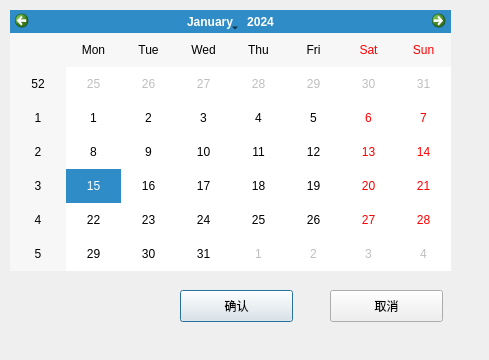
<?xml version="1.0" encoding="UTF-8"?>
<ui version="4.0">
 <class>CalendarDialog</class>
 <widget class="QDialog" name="CalendarDialog">
  <property name="geometry">
   <rect>
    <x>0</x>
    <y>0</y>
    <width>489</width>
    <height>360</height>
   </rect>
  </property>
  <property name="windowTitle">
   <string>Calendar</string>
  </property>
  <widget class="QCalendarWidget" name="calendarWidget">
   <property name="geometry">
    <rect>
     <x>10</x>
     <y>10</y>
     <width>441</width>
     <height>261</height>
    </rect>
   </property>
  </widget>
  <widget class="QPushButton" name="yep">
   <property name="geometry">
    <rect>
     <x>180</x>
     <y>290</y>
     <width>113</width>
     <height>32</height>
    </rect>
   </property>
   <property name="text">
    <string>确认</string>
   </property>
  </widget>
  <widget class="QPushButton" name="cancel">
   <property name="geometry">
    <rect>
     <x>330</x>
     <y>290</y>
     <width>113</width>
     <height>32</height>
    </rect>
   </property>
   <property name="text">
    <string>取消</string>
   </property>
  </widget>
 </widget>
 <resources/>
 <connections/>
</ui>
